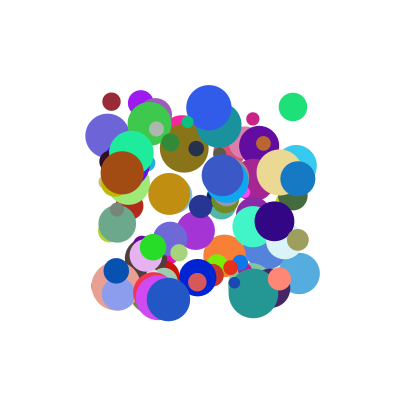
Frame 1 (no input)
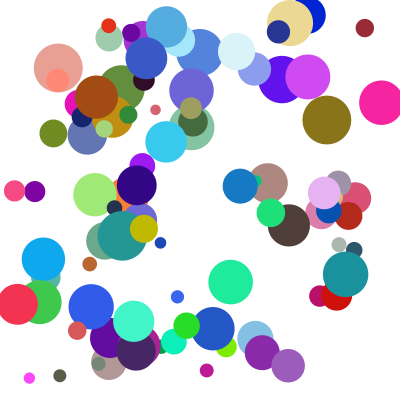
Frame 60 (the mouse pressed at the canvas centre just before this capture)
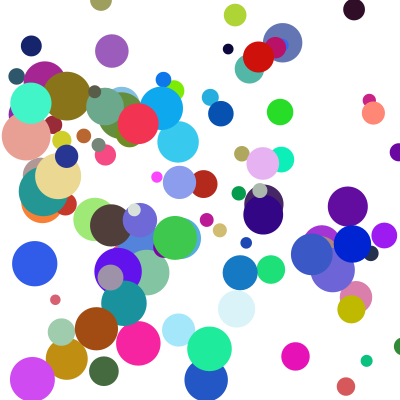
Frame 120 (the mouse held since frame 60 and released just before this capture)

The Processing sketch that drew these frames (run headless with seeded random() and noise(); from frame 60 on, the mouse is pressed at the canvas centre):

// Processing sketch: fp_pg_q_09_06
// ── fp_pg_q_09_06.pde
// 問題 9.6 等速直線運動をしながら壁で反射する 100 個のボールを描画するアニメーションをクラスを用いて作成せよ．
// ただし，ボールどうしの衝突は考慮しなくてもよい．ボールの大きさ，速度，初期位置，色は全てランダムに与えよ．
private MoveCircle[] mc = new MoveCircle[100];
private float x = 0;
private float y = 0;
private float vx = 0;
private float vy = 0;
private float r = 0;
private float g = 0;
private float b = 0;
private float d = 10;

void setup(){
  size(400, 400);
  smooth();
  background(255, 255, 255);
  ellipseMode(CENTER);
  frameRate(30);

  for(int i = 0; i < 100; i++){
    x = random(-100, 100);
    y = random(-100, 100);
    vx = random(1, 10);
    vy = random(1, 10);
    r = random(0, 255);
    g = random(0, 255);
    b = random(0, 255);
    d = random(10, 50);
    mc[i] = new MoveCircle(x, y, vx, vy, r, g, b, width, height, d);
  }
}

void draw(){
  background(255, 255, 255);
  translate(width/2, height/2);
  for(int i = 0; i < 100; i++){
    mc[i].draw();
    mc[i].move();
  }
}

// ── MoveCircle.pde
class MoveCircle {
  private float x = 0;
  private float y = 0;
  private float vx = 0;
  private float vy = 0;
  private float rx = 0;
  private float ry = 0;
  private float w = 0;
  private float h = 0;
  private float d = 20;
  private boolean flg = true;
  private float v = 0;
  private float theta = 0;
  private float minX = 0;
  private float maxX = 0;
  private float minY = 0;
  private float maxY = 0;
  private float tmpRx = 0;
  private float tmpRy = 0;
  private float r = 0;
  private float g = 0;
  private float b = 0;


  MoveCircle(float px, float py, float pvx, float pvy, float red, float green, float blue, float pw, float ph, float pd){
    x = px;
    y = py;
    vx = pvx;
    vy = pvy;
    r = red;
    g = green;
    b = blue;
    w = pw;
    h = ph;
    d = pd;
    minX = -(w/2) + d/2;
    maxX = (w/2) - d/2;
    minY = -(h/2) + d/2;
    maxY = (h/2) - d/2;
    rx = (vx * getSpeedRate());
    ry = (vy * getSpeedRate());
    ellipseMode(CENTER);
  }

  public void move(){
    if(x <= minX || maxX <= x || y <= minY || maxY <= y){
      if(x <= minX){
        x = minX;
      } else if(maxX <= x) {
        x = maxX;
      }
      if(y <= minY) {
        y = minY;
      } else if(maxY <= y) {
        y = maxY;
      }
      // 速度のx成分とy成分からスカラーを導出する処理
      tmpRx = rx;
      tmpRy = ry;
      v = (sqrt(sq(rx) + sq(ry)));
      if(x <= minX){
        if(tmpRx < 0 && tmpRy < 0){
          theta = (360 - degrees(acos(abs(tmpRx)/v)));
        } else {
          theta = degrees(acos(abs(tmpRx)/v));
        }
      } else if(maxX <= x){
        if(0 < tmpRx && tmpRy < 0){
          theta = (180 + degrees(acos(abs(tmpRx)/v)));
        } else {
          theta = (180 - degrees(acos(abs(tmpRx)/v)));
        }
      } else if(y <= minY) {
        if(tmpRx < 0 && tmpRy < 0){
          theta = (180 - degrees(asin(abs(tmpRy)/v)));
        } else {
          theta = (degrees(asin(abs(tmpRy)/v)));
        }
      } else if(maxY <= y) {
        if(tmpRx < 0 && 0 < tmpRy){
          theta = (180 + degrees(asin(abs(tmpRy)/v)));
        } else {
          theta = (360 - degrees(asin(abs(tmpRy)/v)));
        }
      }
      rx = (v * cos(radians(theta)));
      ry = (v * sin(radians(theta)));
    }
    x += rx;
    y += ry;
  }

  public void draw(){
    noStroke();
    fill(r, g, b);
    ellipse(x, y, d, d);
  }

  private float getSpeedRate(){
    return random(2, 5);
  }
}
